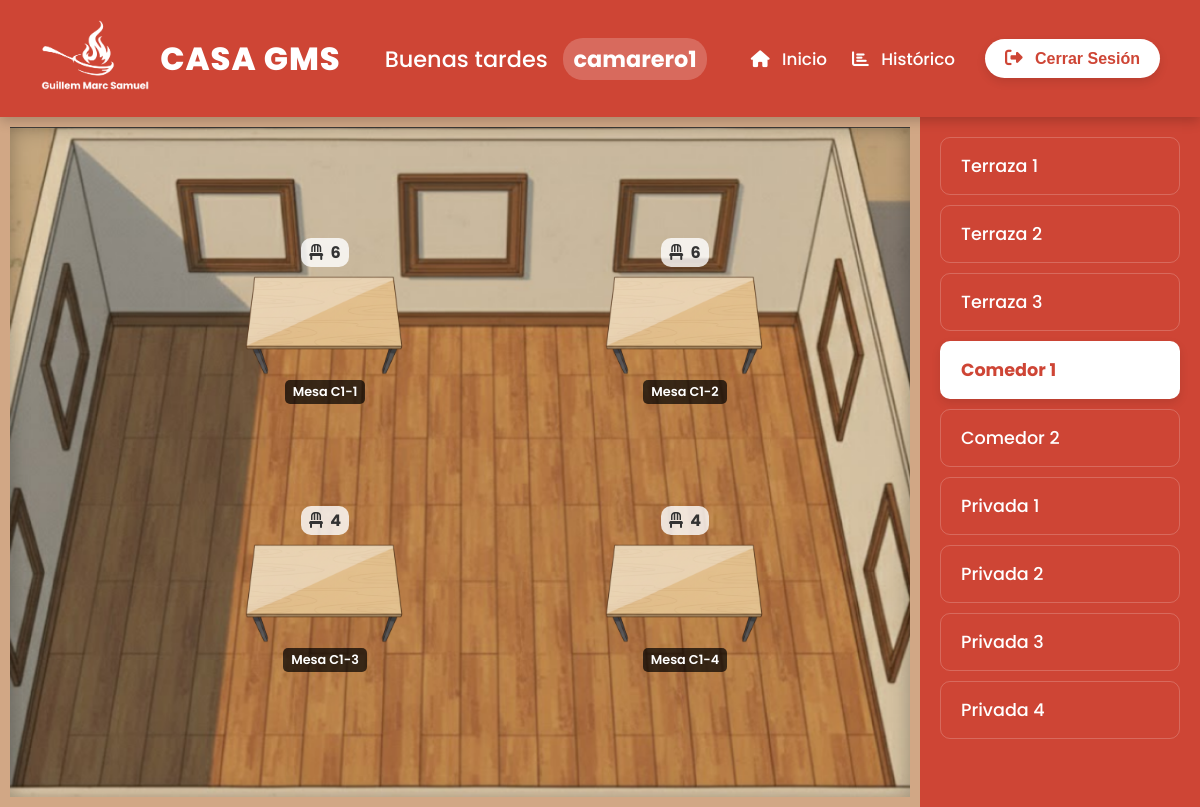
Screenshot of /PHP/PUBLIC/SALAS/comedor1.php (signed in) with the database file from the repository.
### tables this page shows
CREATE TABLE IF NOT EXISTS mesas (
    id INT AUTO_INCREMENT PRIMARY KEY,
    id_sala INT NOT NULL,
    nombre VARCHAR(20) NOT NULL,
    sillas INT NOT NULL,
    estado INT DEFAULT 1,   
    asignado_por INT NULL,  
    FOREIGN KEY (id_sala) REFERENCES salas(id) ON DELETE CASCADE,
    FOREIGN KEY (asignado_por) REFERENCES users(id) ON DELETE SET NULL
);

CREATE TABLE IF NOT EXISTS salas (
    id INT AUTO_INCREMENT PRIMARY KEY,
    nombre VARCHAR(100) NOT NULL,
    descripcion VARCHAR(255) NULL,
    num_mesas INT DEFAULT 0
);

### PHP/PUBLIC/SALAS/comedor1.php (the view, shortened to what this page needs)
<?php
require_once '../../CONEXION/conexion.php';
$username = $_SESSION['username'];
$id_sala_actual = 4;
$stmt_mesas = $conn->prepare("
    SELECT m.*, u.username AS camarero
    FROM mesas m
    LEFT JOIN users u ON m.asignado_por = u.id
    WHERE m.id_sala = :sala
");
$stmt_mesas->execute(['sala' => $id_sala_actual]);
$mesas = $stmt_mesas->fetchAll(PDO::FETCH_ASSOC);
try {
    $stmt_salas = $conn->query("SELECT id, nombre FROM salas");
    $salas = $stmt_salas->fetchAll(PDO::FETCH_ASSOC);
} catch (PDOException $e) {
    die("Error al cargar las salas: " . $e->getMessage());
}
?>
<!DOCTYPE html>
<html lang="es">
<head>
    <link rel="stylesheet" href="https://cdnjs.cloudflare.com/ajax/libs/font-awesome/6.5.1/css/all.min.css">
    <link rel="stylesheet" href="../../../css/panel_principal.css">
    <link rel="stylesheet" href="../../../css/salas_general.css">
    <link rel="stylesheet" href="../../../css/comedor1.css">
</head>
<body>
    <?php
    require_once '../header.php';
    ?>
    <div class="sala-container">
        <main class="sala-layout comedor1">
            <?php foreach ($mesas as $mesa): ?>
                <?php
                    $clase = $mesa['estado'] == 2 ? 'ocupada' : 'libre';
                    $accion = $mesa['estado'] == 1 ? './../../PROCEDIMIENTOS/asignar_mesa.php' : './../../PROCEDIMIENTOS/liberar_mesa.php';
                ?>
                <form action="<?php echo $accion; ?>" method="POST" class="mesa-form">
                    <button type="submit" class="mesa <?php echo $clase; ?>" id="mesa-<?php echo $mesa['id']; ?>">
                        <img src="../../../img/mesa2.png" alt="Mesa" class="mesa-img">
                        <span class="mesa-label"><?php echo htmlspecialchars($mesa['nombre']); ?></span>
                        <div class="mesa-sillas"><i class="fa-solid fa-chair"></i> <?php echo $mesa['sillas']; ?></div>
                    </button>
                </form>
            <?php endforeach; ?>
        </main>
        <aside class="salas-navigation">
            <?php foreach ($salas as $sala): ?>
                <?php
                    $clase_activa = ($sala['id'] == $id_sala_actual) ? 'active' : '';
                    $nombre_fichero = strtolower(str_replace(' ', '', $sala['nombre']));
                    $url = $nombre_fichero . ".php";
                ?>
                <a href="<?php echo $url; ?>" class="sala-nav-link <?php echo $clase_activa; ?>">
                    <?php echo htmlspecialchars($sala['nombre']); ?>
                </a>
            <?php endforeach; ?>
        </aside>
    </div>
</body>
</html>

### PHP/PUBLIC/header.php (shortened to what this page needs)
<?php
$hora = date('H');
if ($hora >= 6 && $hora < 12) {
    $saludo = "Buenos días";
} elseif ($hora >= 12 && $hora < 20) {
    $saludo = "Buenas tardes";
} else {
    $saludo = "Buenas noches";
}
?>
<nav class="main-header">
    <div class="header-logo">
        <a href="../index.php">
            <img src="../../../img/basic_logo_blanco.png" alt="Logo GMS">
        </a>
        <div class="logo-text">
            <span class="gms-title">CASA GMS</span>
        </div>
    </div>
    <div class="header-greeting">
        <?= $saludo ?> <span class="username-tag"><?= $username ?></span>
    </div>
    <div class="header-menu">
        <a href="../index.php" class="nav-link">
            <i class="fa-solid fa-house"></i> Inicio
        </a>
        <a href="../historico.php" class="nav-link">
            <i class="fa-solid fa-chart-bar"></i> Histórico
        </a>
    </div>
    <form method="post" action="../../PROCEDIMIENTOS/logout.php">
        <button type="submit" class="logout-btn">
            <i class="fa-solid fa-right-from-bracket"></i> Cerrar Sesión
        </button>
    </form>
</nav>

### css/panel_principal.css (style rules this page uses)
* { margin: 0; padding: 0; box-sizing: border-box; }
html, body { height: 100%; font-family: 'Poppins', sans-serif; color: #333; background-color: #f4f7f9; background-image: url('../img/fondo_panel_principal.png'); background-size: cover; background-attachment: fixed; background-position: center 50%; }
.main-header { background-color: #ce4535; color: white; display: flex; justify-content: space-between; align-items: center; padding: 20px 40px; box-shadow: 0 4px 12px rgba(0, 0, 0, 0.2); position: relative; z-index: 10; }
.header-logo { display: flex; align-items: center; gap: 10px; }
.header-logo img { height: 70px; }
.logo-text { display: flex; flex-direction: column; line-height: 1.1; }
.gms-title { font-size: 2.0rem; font-weight: 800; letter-spacing: 1px; }
.header-greeting { font-size: 1.4rem; font-weight: 500; flex-grow: 1; text-align: center; }
.username-tag { font-weight: 700; background-color: rgba(255, 255, 255, 0.2); padding: 5px 10px; border-radius: 20px; margin-left: 10px; }
.header-menu { display: flex; gap: 25px; margin-right: 30px; }
.nav-link { color: white; text-decoration: none; font-weight: 500; padding: 10px 0; transition: color 0.2s, opacity 0.2s; font-size: 1.05rem; }
.nav-link i { margin-right: 8px; }
.logout-btn { background-color: white; color: #ce4535; border: none; padding: 10px 20px; border-radius: 25px; font-size: 1rem; font-weight: 600; cursor: pointer; transition: all 0.2s ease; box-shadow: 0 4px 10px rgba(0, 0, 0, 0.1); }
.logout-btn i { margin-right: 8px; font-size: 1.1em; }

### css/salas_general.css (style rules this page uses)
body { overflow: hidden; font-family: 'Poppins', sans-serif; }
.sala-container { display: flex; height: calc(100vh - 110px); position: relative; font-family: 'Poppins', sans-serif; }
.salas-navigation { width: 280px; background-color: #ce4535; padding: 20px; overflow-y: auto; box-shadow: -5px 0 15px rgba(0,0,0,0.1); display: flex; flex-direction: column; gap: 10px; }
.sala-nav-link { display: block; text-decoration: none; color: white; font-size: 1.1rem; font-weight: 500; padding: 15px 20px; border-radius: 10px; transition: background-color 0.2s ease; border: 1px solid rgba(255, 255, 255, 0.2); }
.sala-nav-link.active { background-color: white; color: #ce4535; font-weight: 700; box-shadow: 0 4px 10px rgba(0,0,0,0.1); }
.sala-layout { flex-grow: 1; position: relative; background-size: cover; background-position: center; background-repeat: no-repeat; border: 10px solid #d1a785; box-shadow: inset 0 0 20px rgba(0,0,0,0.3); }
.mesa-form { display: contents; }
.mesa { border: none; font: inherit; background-color: transparent; box-shadow: none; position: absolute; cursor: pointer; transition: transform 0.2s ease; padding: 10px; border-radius: 10px; user-select: none; display: flex; flex-direction: column; align-items: center; gap: 5px; }
.mesa-img { width: 160px; height: auto; transition: filter 0.2s ease; }
.mesa-label { background-color: rgba(0, 0, 0, 0.7); color: white; font-size: 0.8rem; font-weight: 600; padding: 3px 8px; border-radius: 5px; white-space: nowrap; }
.mesa-sillas { font-size: 1rem; font-weight: 700; color: #333; background-color: rgba(255, 255, 255, 0.8); padding: 2px 8px; border-radius: 10px; order: -1; }
.mesa-sillas i { margin-right: 4px; }

### css/comedor1.css (style rules this page uses)
.sala-layout.comedor1 { background-image: url('../img/comedor1.png'); }
#mesa-13 { top: 15%; left: 25%; }
#mesa-14 { top: 15%; left: 65%; }
#mesa-15 { top: 55%; left: 25%; }
#mesa-16 { top: 55%; left: 65%; }

### rows the page displays
mesas: nombre "Mesa C1-1", sillas "6"
mesas: nombre "Mesa C1-2", sillas "6"
mesas: nombre "Mesa C1-3", sillas "4"
mesas: nombre "Mesa C1-4", sillas "4"
salas: nombre "Terraza 1"
salas: nombre "Terraza 2"
salas: nombre "Terraza 3"
salas: nombre "Comedor 1"
salas: nombre "Comedor 2"
salas: nombre "Privada 1"
salas: nombre "Privada 2"
salas: nombre "Privada 3"
salas: nombre "Privada 4"

### other values shown
$saludo "Buenas tardes"
$username "camarero1"
